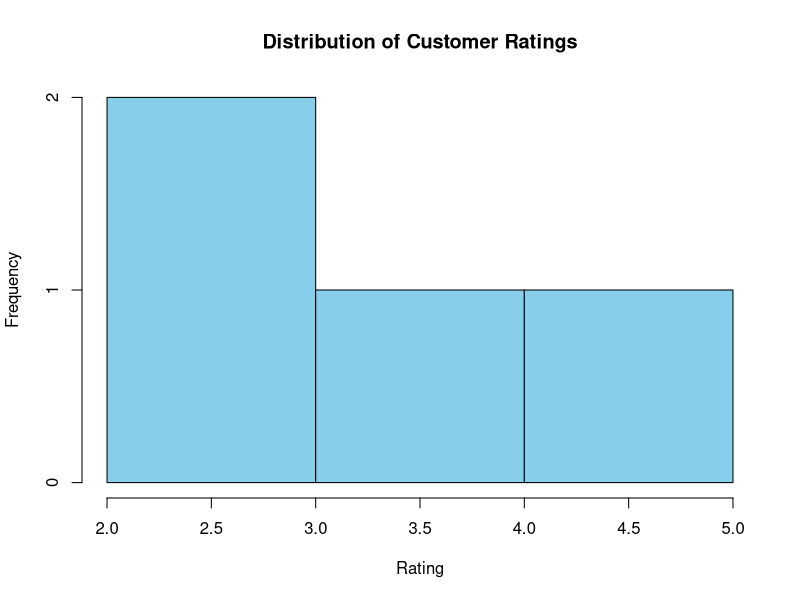
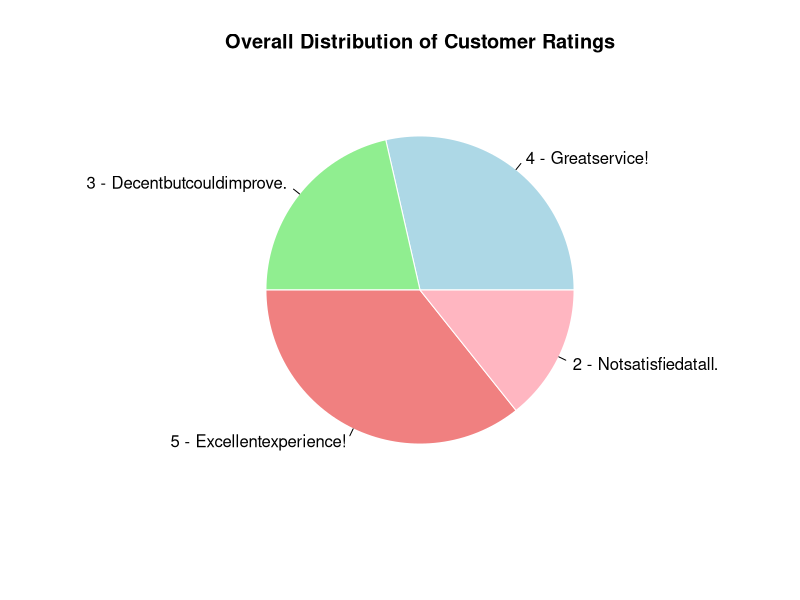
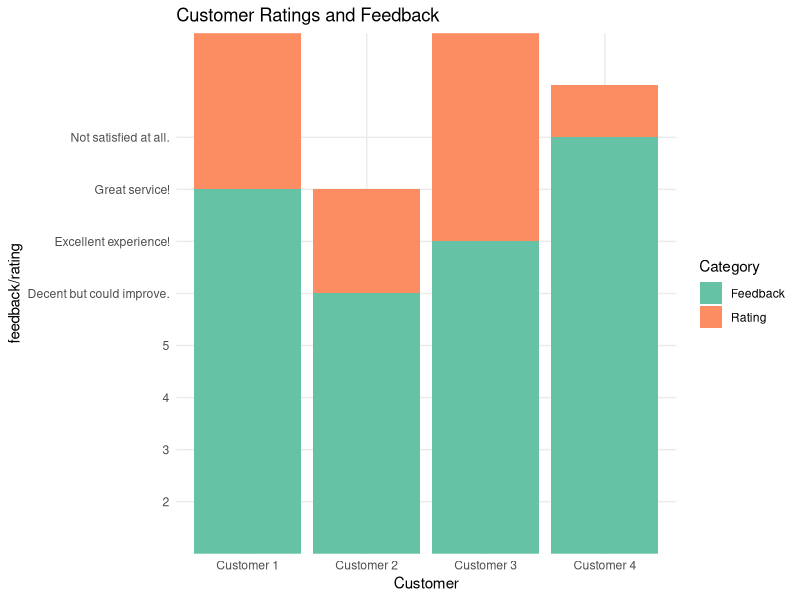

Here is the R script that generated these plots, in order:
# Sample Customer Data Frame
customer_data <- data.frame(
  Customer = c("Customer 1", "Customer 2", "Customer 3", "Customer 4"),
  Rating = c(4, 3, 5, 2),
  Feedback = c("Great service!", "Decent but could improve.", "Excellent experience!", "Not satisfied at all.")
)

# a. Histogram
hist(customer_data$Rating, 
     main="Distribution of Customer Ratings",
     xlab="Rating",
     ylab="Frequency",
     col="skyblue",
     border="black")

# b. Pie Chart
rating_labels <- paste(customer_data$Rating, "-", gsub("\\s", "", customer_data$Feedback))
pie(customer_data$Rating, 
    labels=rating_labels,
    main="Overall Distribution of Customer Ratings",
    col=c("lightblue", "lightgreen", "lightcoral", "lightpink"),
    border="white")
#3
# Required libraries
library(dplyr)
library(tidyr)
library(ggplot2)

# Data frame
customer_data <- data.frame(
  Customer = c("Customer 1", "Customer 2", "Customer 3", "Customer 4"),
  Rating = c(4, 3, 5, 2),
  Feedback = c("Great service!", "Decent but could improve.", "Excellent experience!", "Not satisfied at all.")
)

# Stacked bar plot
customer_data %>%
  gather(key, value, -Customer) %>%
  ggplot(aes(x = Customer, y = value, fill = key)) +
  geom_bar(stat = "identity") +
  theme_minimal() +
  labs(title = "Customer Ratings and Feedback", 
       x = "Customer", 
       y = "feedback/rating", 
       fill = "Category") +
  scale_fill_brewer(palette = "Set2")
# Data frame
customer_data <- data.frame(
  Customer = c("Customer 1", "Customer 2", "Customer 3", "Customer 4"),
  Rating = c(4, 3, 5, 2),
  Feedback = c("Great service!", "Decent but could improve.", "Excellent experience!", "Not satisfied at all.")
)

# Data frame
customer_data <- data.frame(
  Customer = c("Customer 1", "Customer 2", "Customer 3", "Customer 4"),
  Rating = c(4, 3, 5, 2),
  Feedback = c("Great service!", "Decent but could improve.", "Excellent experience!", "Not satisfied at all.")
)

# Add an id column for each row
